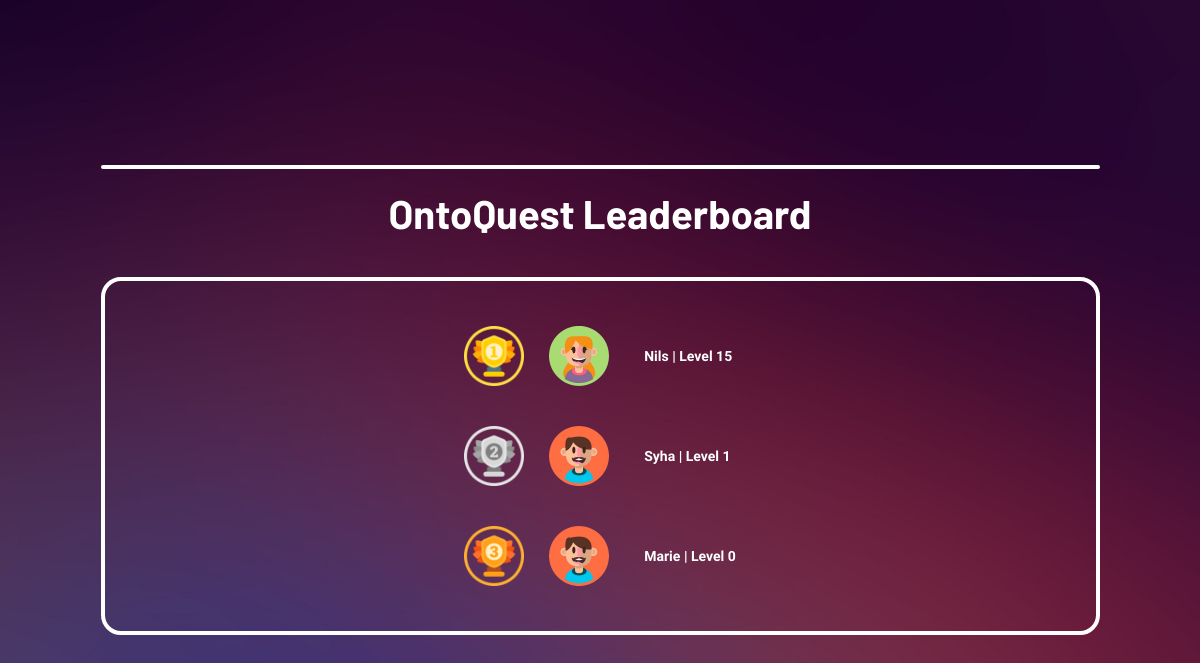
The page /leaderboard (signed in) on the database its author committed.
### website/models.py (models this page shows)
class Profile(db.Model):
    id = db.Column(db.Integer, primary_key=True)  # Unique identifier for the profile
    username = db.Column(db.String(150), nullable=False)  # User's username
    profile_picture = db.Column(db.String(150))  # File path for the profile picture
    level = db.Column(db.Integer)  # User's level in the game
    xp = db.Column(db.Integer, default=0)  # User's experience points, default to 0
    user_id = db.Column(db.Integer, db.ForeignKey('user.id'), nullable=False)  # Foreign key reference to the associated User
    user = db.relationship('User', back_populates="profile")

### website/views.py (the view)
@views.route('/leaderboard', methods=['GET', 'POST'])
@login_required
def leaderboard():
    leaderboard_profiles = Profile.query.order_by(Profile.xp.desc()).limit(3).all() # Retrieve the top 3 leaderboard profiles
    update_level_progression() # Update the level of all the profiles
    if current_user.is_authenticated:
        user_profile = Profile.query.filter_by(user_id=current_user.id).first() # Retrieve the user's profile
        if user_profile:
            user_profile.level = level_progression(user_profile.xp) # Update user's profile level
            db.session.commit()
            username = user_profile.username
            level = user_profile.level
            xp = user_profile.xp
            xp_percentage, xp_level, xp_to_reach = calculate_xp_percentage(level, xp) # Calculates different level information for the home page
            profile_picture = user_profile.profile_picture  # Retrieve the profile picture from the database
            return render_template('leaderboard.html', username=username, level=level, profile_picture=profile_picture,
                                   xp_percentage=xp_percentage, xp_level=xp_level, xp_to_reach=xp_to_reach, leaderboard_profiles=leaderboard_profiles)
    return render_template("leaderboard.html", user=current_user)

### website/__init__.py (called while the page is built)
def create_app():
    app = Flask(__name__)
    app.config['SECRET_KEY'] = 'qkfhuiqhwfu'
    app.config['SQLALCHEMY_DATABASE_URI'] = f'sqlite:///{path.join(app.root_path, DB_NAME)}'
    db.init_app(app)
    from .views import views
    from.auth import auth
    app.register_blueprint(views, url_prefix='/')
    app.register_blueprint(auth, url_prefix='/')
    from .models import User, Profile, DepartmentOntologyAssociation, Ontology, GameInformation, DefinitionScores
    create_database(app)
    login_manager = LoginManager()
    login_manager.login_view = 'auth.login'
    login_manager.init_app(app)
    @login_manager.user_loader
    def load_user(id):
        return User.query.get(int(id))
    return app

### website/views.py (called while the page is built)
def update_level_progression():
    user_profiles = Profile.query.all() # Retrieve all user profiles
    for profile in user_profiles:
        profile.level = level_progression(profile.xp) # Update the level based on the experience points
        db.session.commit() # Commit the changes to the database

def calculate_xp_percentage(level, xp):
    xp_to_reach = (level+1)*100 # Calculate the total xp required to reach the next level
    n = sum(i * 100 for i in range(level + 1))  # Calculate the total xp achieved up to the current level
    xp_level = xp - n # Calculate the current xp within the level
    xp_percentage = (xp_level * 100) / xp_to_reach # Calculate the xp percentage towards the next level
    return xp_percentage, xp_level, xp_to_reach # Return the calculated values as a tuple

def level_progression(xp):
    level = 0 # Initialize the level
    xp_to_reach_next_level = 0 # Initialize the experience points required to reach the next level
    while xp_to_reach_next_level <= xp:
        level += 1 # Increment the level
        xp_to_reach_next_level += (level * 100) # Calculate the experience points required to reach the next level
    return level - 1 # Return the calculated level minus 1 (to adjust for the last level reached)

### website/templates/leaderboard.html (shortened to what this page needs)
{% extends "base.html" %}
{% block styles %}
    <link rel="stylesheet" type="text/css" href="{{ url_for('static', filename='css/leaderboard.css') }}">
    <link rel="stylesheet" href="https://cdn.jsdelivr.net/npm/bootstrap-icons@1.11.3/font/bootstrap-icons.min.css">
{% endblock %}
{% block content %}
<div class="navigation-bar">
</div>
<h1 class="scale-in-center">OntoQuest Leaderboard</h1>
<div class="section">
    <div class="leaderboard">
        <div class="leaderboard-container">
            {% for i in range(1, 4) %}
            <div class="user-leaderboard">
                <img src="{{ url_for('static', filename='picture/leaderboard/' ~ i ~ '-place.png') }}" alt="{{ i }}-place">
                <img src="{{ url_for('static', filename=leaderboard_profiles[i-1].profile_picture) }}" alt="{{ i }} Picture">
                <div class="leaderboard-info">
                    <p>{{leaderboard_profiles[i-1].username}} | Level {{leaderboard_profiles[i-1].level}}</p>
                </div>
            </div>
            {% endfor %}
        </div>
    </div>
</div>
{% endblock %}

### website/templates/base.html (shortened to what this page needs)
<!DOCTYPE html>
<html lang="en">
<head>
    <link rel="stylesheet"
      href="https://stackpath.bootstrapcdn.com/bootstrap/4.4.1/css/bootstrap.min.css"
    />
    <link
      rel="stylesheet"
      href="https://stackpath.bootstrapcdn.com/font-awesome/4.7.0/css/font-awesome.min.css"
    />
    <link rel="stylesheet" href="https://cdn.jsdelivr.net/npm/bootstrap-icons@1.11.3/font/bootstrap-icons.min.css">
    <link rel="stylesheet" type="text/css" href="{{ url_for('static', filename='css/base.css') }}">
    {% block styles %}{% endblock %}
</head>
<body>
    <div class="container">{% block content %} {% endblock %}</div>
</body>
</html>

### website/static/css/base.css (style rules this page uses)
body { background-image: url('../picture/light-abstract-colourful.jpg'); background-color: #cccccc; background-size: cover; background-position: center; background-attachment: fixed; font-family: "Open Sans" }
h1, h3 { font-family: "Barlow" }

### website/static/css/leaderboard.css (style rules this page uses)
body { display: flex; justify-content: center; align-items: center; height: 100vh; margin: 0; position: relative; }
.navigation-bar { width: 90%; margin: 20px auto ; display:flex; align-items: center; border-radius: 15px; background-color: #45336E; border: 2px solid white; }
h1 { text-align: center; color: white; font-weight: bold; font-size: 40px; margin: 0 0 20px; padding: 0; }
.scale-in-center { -webkit-animation: scale-in-center 0.5s cubic-bezier(0.250, 0.460, 0.450, 0.940) both; animation: scale-in-center 0.5s cubic-bezier(0.250, 0.460, 0.450, 0.940) both; }
.section { display: flex; align-items: stretch; }
.leaderboard { margin: 20px auto; width: 90%; padding:5px; border: 4px solid white; border-radius: 20px; color: white; display: flex; flex-direction: column; align-items: center; }
.leaderboard-container { margin: auto 0; display: flex-start; flex-direction: column; align-items: center; }
.user-leaderboard { display: flex; align-items: center; gap: 25px; margin: 40px auto; }
.leaderboard-info { margin-left: 10px; }
.leaderboard-info p { font-weight: bold; font-size: 14px; margin: 0; line-height: 45px; }
.leaderboard-container img { width: 60px; }

### rows shown on the page
Profile: profile_picture (picture), username "Nils", level "15"
Profile: profile_picture (picture), username "Syha", level "1"
Profile: profile_picture (picture), username "Marie", level "0"
